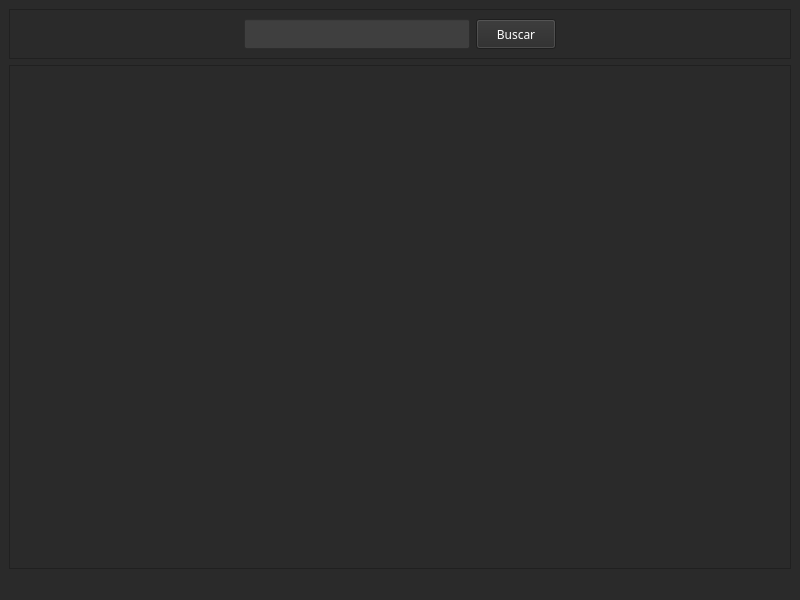
<?xml version="1.0" encoding="UTF-8"?>
<ui version="4.0">
 <class>MainWindow</class>
 <widget class="QMainWindow" name="MainWindow">
  <property name="geometry">
   <rect>
    <x>0</x>
    <y>0</y>
    <width>800</width>
    <height>600</height>
   </rect>
  </property>
  <property name="windowTitle">
   <string>MainWindow</string>
  </property>
  <property name="windowIcon">
   <iconset>
    <normaloff>bible.png</normaloff>
    <normalon>bible.png</normalon>bible.png</iconset>
  </property>
  <property name="styleSheet">
   <string notr="true">background: #2a2a2a;
color: #fdfdfd;</string>
  </property>
  <widget class="QWidget" name="centralwidget">
   <layout class="QVBoxLayout" name="verticalLayout">
    <item>
     <widget class="QFrame" name="frame">
      <property name="frameShape">
       <enum>QFrame::StyledPanel</enum>
      </property>
      <property name="frameShadow">
       <enum>QFrame::Raised</enum>
      </property>
      <layout class="QHBoxLayout" name="horizontalLayout">
       <item>
        <spacer name="horizontalSpacer">
         <property name="orientation">
          <enum>Qt::Horizontal</enum>
         </property>
         <property name="sizeHint" stdset="0">
          <size>
           <width>40</width>
           <height>20</height>
          </size>
         </property>
        </spacer>
       </item>
       <item>
        <widget class="QLineEdit" name="input_palavra">
         <property name="minimumSize">
          <size>
           <width>0</width>
           <height>30</height>
          </size>
         </property>
         <property name="maximumSize">
          <size>
           <width>16777215</width>
           <height>30</height>
          </size>
         </property>
         <property name="font">
          <font>
           <family>Noto Sans</family>
           <pointsize>12</pointsize>
          </font>
         </property>
         <property name="styleSheet">
          <string notr="true">background: #3f3f3f;
color: #fdfdfd;</string>
         </property>
        </widget>
       </item>
       <item>
        <widget class="QPushButton" name="btn_buscar">
         <property name="minimumSize">
          <size>
           <width>80</width>
           <height>27</height>
          </size>
         </property>
         <property name="maximumSize">
          <size>
           <width>16777215</width>
           <height>30</height>
          </size>
         </property>
         <property name="font">
          <font>
           <family>Noto Sans</family>
          </font>
         </property>
         <property name="text">
          <string>Buscar</string>
         </property>
        </widget>
       </item>
       <item>
        <spacer name="horizontalSpacer_2">
         <property name="orientation">
          <enum>Qt::Horizontal</enum>
         </property>
         <property name="sizeHint" stdset="0">
          <size>
           <width>40</width>
           <height>20</height>
          </size>
         </property>
        </spacer>
       </item>
      </layout>
     </widget>
    </item>
    <item>
     <widget class="QTextEdit" name="resultado_busca">
      <property name="font">
       <font>
        <family>Noto Sans</family>
        <pointsize>12</pointsize>
       </font>
      </property>
     </widget>
    </item>
   </layout>
  </widget>
  <widget class="QStatusBar" name="statusbar"/>
 </widget>
 <resources/>
 <connections/>
</ui>
